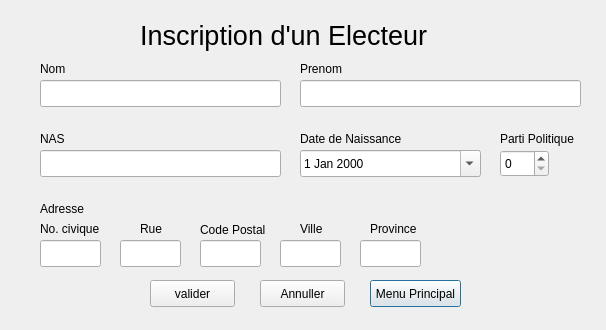
<?xml version="1.0" encoding="UTF-8"?>
<ui version="4.0">
 <class>ElecteurInscritsClass</class>
 <widget class="QDialog" name="ElecteurInscritsClass">
  <property name="geometry">
   <rect>
    <x>0</x>
    <y>0</y>
    <width>606</width>
    <height>330</height>
   </rect>
  </property>
  <property name="windowTitle">
   <string>ElecteurInscrits</string>
  </property>
  <widget class="QLabel" name="label_7">
   <property name="geometry">
    <rect>
     <x>140</x>
     <y>20</y>
     <width>341</width>
     <height>31</height>
    </rect>
   </property>
   <property name="font">
    <font>
     <pointsize>20</pointsize>
    </font>
   </property>
   <property name="layoutDirection">
    <enum>Qt::LeftToRight</enum>
   </property>
   <property name="text">
    <string>Inscription d'un Electeur</string>
   </property>
  </widget>
  <widget class="QLabel" name="label_3">
   <property name="geometry">
    <rect>
     <x>40</x>
     <y>130</y>
     <width>55</width>
     <height>17</height>
    </rect>
   </property>
   <property name="text">
    <string>NAS</string>
   </property>
  </widget>
  <widget class="QLineEdit" name="lineEdit_5">
   <property name="geometry">
    <rect>
     <x>40</x>
     <y>240</y>
     <width>61</width>
     <height>27</height>
    </rect>
   </property>
  </widget>
  <widget class="QDateEdit" name="dateEdit">
   <property name="geometry">
    <rect>
     <x>300</x>
     <y>150</y>
     <width>181</width>
     <height>27</height>
    </rect>
   </property>
   <property name="maximumDate">
    <date>
     <year>7937</year>
     <month>12</month>
     <day>31</day>
    </date>
   </property>
   <property name="minimumDate">
    <date>
     <year>1770</year>
     <month>1</month>
     <day>1</day>
    </date>
   </property>
   <property name="calendarPopup">
    <bool>true</bool>
   </property>
  </widget>
  <widget class="QLineEdit" name="lineEdit_3">
   <property name="geometry">
    <rect>
     <x>40</x>
     <y>150</y>
     <width>241</width>
     <height>27</height>
    </rect>
   </property>
  </widget>
  <widget class="QLineEdit" name="lineEdit_2">
   <property name="geometry">
    <rect>
     <x>300</x>
     <y>80</y>
     <width>281</width>
     <height>27</height>
    </rect>
   </property>
  </widget>
  <widget class="QLineEdit" name="lineEdit_6">
   <property name="geometry">
    <rect>
     <x>120</x>
     <y>240</y>
     <width>61</width>
     <height>27</height>
    </rect>
   </property>
  </widget>
  <widget class="QLineEdit" name="lineEdit_7">
   <property name="geometry">
    <rect>
     <x>200</x>
     <y>240</y>
     <width>61</width>
     <height>27</height>
    </rect>
   </property>
  </widget>
  <widget class="QLabel" name="label_8">
   <property name="geometry">
    <rect>
     <x>40</x>
     <y>220</y>
     <width>61</width>
     <height>17</height>
    </rect>
   </property>
   <property name="text">
    <string>No. civique</string>
   </property>
  </widget>
  <widget class="QLabel" name="label_5">
   <property name="geometry">
    <rect>
     <x>40</x>
     <y>200</y>
     <width>61</width>
     <height>17</height>
    </rect>
   </property>
   <property name="text">
    <string>Adresse </string>
   </property>
  </widget>
  <widget class="QLineEdit" name="LineEditNom">
   <property name="geometry">
    <rect>
     <x>40</x>
     <y>80</y>
     <width>241</width>
     <height>27</height>
    </rect>
   </property>
  </widget>
  <widget class="QLineEdit" name="lineEdit_8">
   <property name="geometry">
    <rect>
     <x>280</x>
     <y>240</y>
     <width>61</width>
     <height>27</height>
    </rect>
   </property>
  </widget>
  <widget class="QLabel" name="label_4">
   <property name="geometry">
    <rect>
     <x>300</x>
     <y>130</y>
     <width>131</width>
     <height>17</height>
    </rect>
   </property>
   <property name="text">
    <string>Date de Naissance</string>
   </property>
  </widget>
  <widget class="QLineEdit" name="lineEdit_9">
   <property name="geometry">
    <rect>
     <x>360</x>
     <y>240</y>
     <width>61</width>
     <height>27</height>
    </rect>
   </property>
  </widget>
  <widget class="QLabel" name="label_6">
   <property name="geometry">
    <rect>
     <x>500</x>
     <y>130</y>
     <width>91</width>
     <height>17</height>
    </rect>
   </property>
   <property name="text">
    <string>Parti Politique</string>
   </property>
  </widget>
  <widget class="QSpinBox" name="spinBox">
   <property name="geometry">
    <rect>
     <x>500</x>
     <y>150</y>
     <width>49</width>
     <height>27</height>
    </rect>
   </property>
   <property name="maximum">
    <number>4</number>
   </property>
  </widget>
  <widget class="QLabel" name="label_9">
   <property name="geometry">
    <rect>
     <x>140</x>
     <y>220</y>
     <width>31</width>
     <height>17</height>
    </rect>
   </property>
   <property name="text">
    <string>Rue</string>
   </property>
  </widget>
  <widget class="QLabel" name="label_12">
   <property name="geometry">
    <rect>
     <x>370</x>
     <y>220</y>
     <width>51</width>
     <height>17</height>
    </rect>
   </property>
   <property name="text">
    <string>Province</string>
   </property>
  </widget>
  <widget class="QLabel" name="label_10">
   <property name="geometry">
    <rect>
     <x>200</x>
     <y>220</y>
     <width>71</width>
     <height>20</height>
    </rect>
   </property>
   <property name="text">
    <string>Code Postal</string>
   </property>
  </widget>
  <widget class="QLabel" name="label_11">
   <property name="geometry">
    <rect>
     <x>300</x>
     <y>220</y>
     <width>31</width>
     <height>17</height>
    </rect>
   </property>
   <property name="text">
    <string>Ville</string>
   </property>
  </widget>
  <widget class="QLabel" name="label">
   <property name="geometry">
    <rect>
     <x>40</x>
     <y>60</y>
     <width>55</width>
     <height>17</height>
    </rect>
   </property>
   <property name="text">
    <string>Nom</string>
   </property>
  </widget>
  <widget class="QLabel" name="label_2">
   <property name="geometry">
    <rect>
     <x>300</x>
     <y>60</y>
     <width>55</width>
     <height>17</height>
    </rect>
   </property>
   <property name="text">
    <string>Prenom</string>
   </property>
  </widget>
  <widget class="QPushButton" name="pushButton_3">
   <property name="geometry">
    <rect>
     <x>370</x>
     <y>280</y>
     <width>91</width>
     <height>27</height>
    </rect>
   </property>
   <property name="text">
    <string>Menu Principal</string>
   </property>
  </widget>
  <widget class="QPushButton" name="pushButton">
   <property name="geometry">
    <rect>
     <x>150</x>
     <y>280</y>
     <width>85</width>
     <height>27</height>
    </rect>
   </property>
   <property name="text">
    <string>valider</string>
   </property>
  </widget>
  <widget class="QPushButton" name="pushButton_2">
   <property name="geometry">
    <rect>
     <x>260</x>
     <y>280</y>
     <width>85</width>
     <height>27</height>
    </rect>
   </property>
   <property name="text">
    <string>Annuller</string>
   </property>
  </widget>
 </widget>
 <layoutdefault spacing="6" margin="11"/>
 <resources/>
 <connections/>
</ui>
